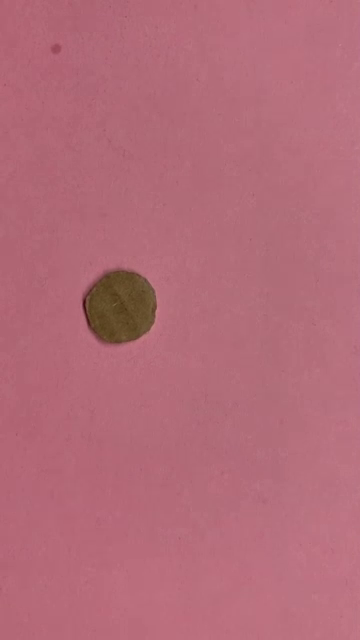
#> input picture frame 19 of Python/images/Meanshift_CamShift.mp4, 360 x 640 px, given in place of vtest.avi, which was not available
$ python main.py
#> lines starting #> are read from the running program, lines starting #| are printed output that depends on the picture; pictures that were not available may be replaced by others from this repository, and a replacement may not be noted
# OpenCv版本：opencv-python 4.6.0.66
# 内容：OpenCV中的稠密光流
# 博客：http://www.bilibili996.com/Course?id=6af89dda880846cca6da479b654d68d0
# 作者：高仁宝
# 时间：2023.11

# OpenCV-Python-Tutorial-中文版.pdf P235

import cv2
import numpy as np

cap = cv2.VideoCapture("../images/vtest.avi")
ret, frame1 = cap.read()
#> frame1 is the input picture: shape (640, 360, 3); mean B, G, R 120, 107, 178.6

prvs = cv2.cvtColor(frame1, cv2.COLOR_BGR2GRAY)
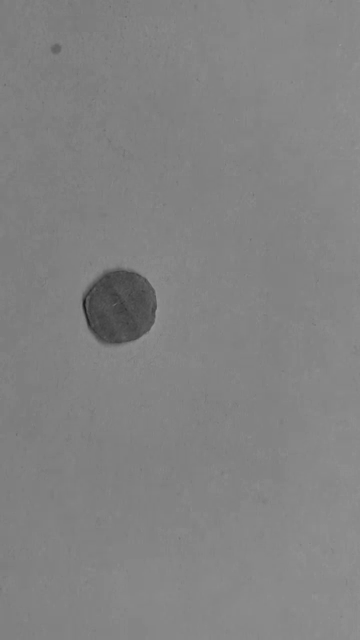
#> prvs: shape (640, 360); min 25, max 150, mean 130.1
hsv = np.zeros_like(frame1)
hsv[..., 1] = 255

cv2.imshow('hsv', hsv)
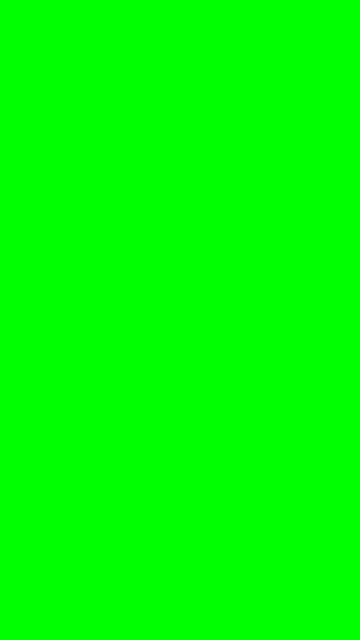
#> window 'hsv': shape (640, 360, 3); mean B, G, R 0, 255, 0
cv2.waitKey(0)


while True:
    ret, frame2 = cap.read()
    next = cv2.cvtColor(frame2, cv2.COLOR_BGR2GRAY)
    flow = cv2.calcOpticalFlowFarneback(prvs, next, None, 0.5, 3, 15, 3, 5, 1.2, 0)
    mag, ang = cv2.cartToPolar(flow[..., 0], flow[..., 1])
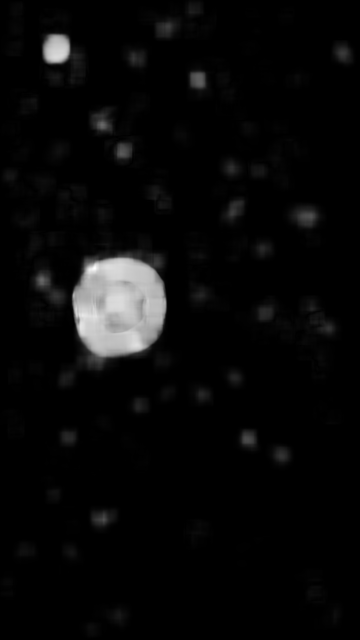
#> mag: shape (640, 360) float32; min 2.4e-18, max 1.77, mean 0.0641; drawn with min black and max white
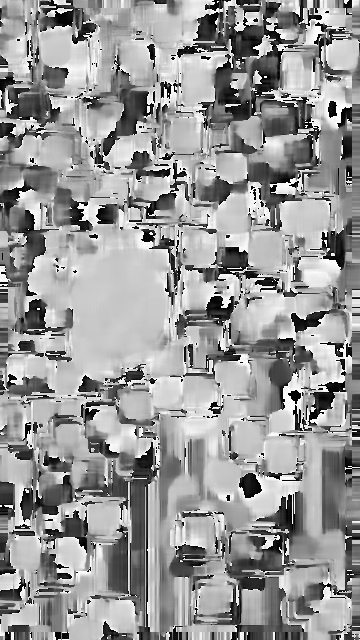
#> ang: shape (640, 360) float32; min 8.7e-06, max 6.28, mean 3.76; drawn with min black and max white
    hsv[..., 0] = ang * 180 / np.pi / 2
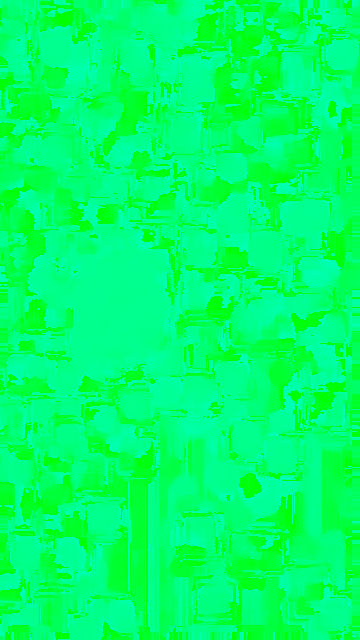
#> hsv: shape (640, 360, 3); mean of channels 0, 1, 2 107.2, 255, 0; drawn as B, G, R
    hsv[..., 2] = cv2.normalize(mag, None, 0, 255, cv2.NORM_MINMAX)
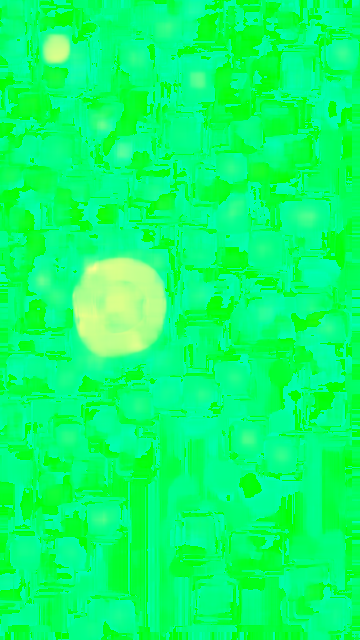
#> hsv: shape (640, 360, 3); mean of channels 0, 1, 2 107.2, 255, 9; drawn as B, G, R
    bgr = cv2.cvtColor(hsv, cv2.COLOR_HSV2BGR)
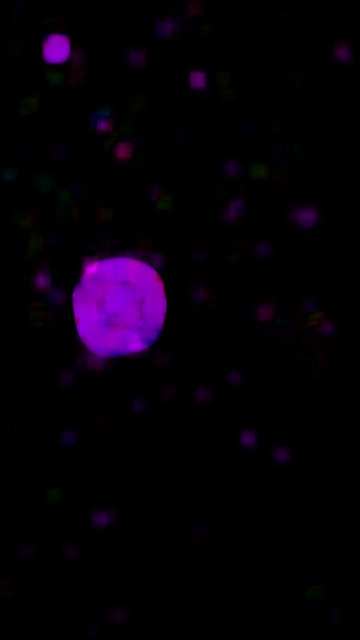
#> bgr: shape (640, 360, 3); mean B, G, R 8.6, 0.3, 6.3

    cv2.imshow('frame2', frame2)
    cv2.imshow('flow', bgr)
    k = cv2.waitKey(1) & 0xff
#> (key Esc is pressed here)
    if k == 27:
        break
    prvs = next

cap.release()
cv2.destroyAllWindows()

$ run again, starting later in the video
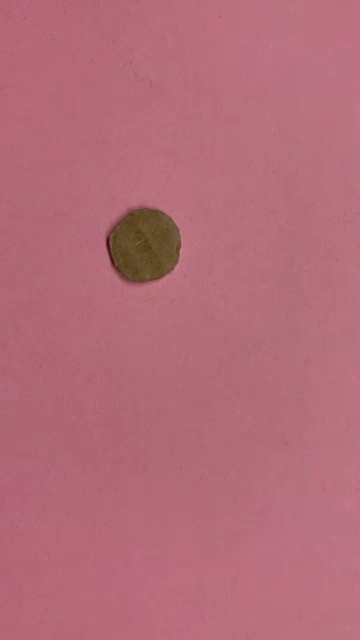
#> input picture frame 89 of Python/images/Meanshift_CamShift.mp4, 360 x 640 px, given in place of vtest.avi, which was not available
#> frame1 is the input picture: shape (640, 360, 3); mean B, G, R 120.3, 107.5, 179.3
#> `hsv[..., 2] = cv2.normalize(mag, None, 0, 255, cv2.NORM_MINMAX)`:
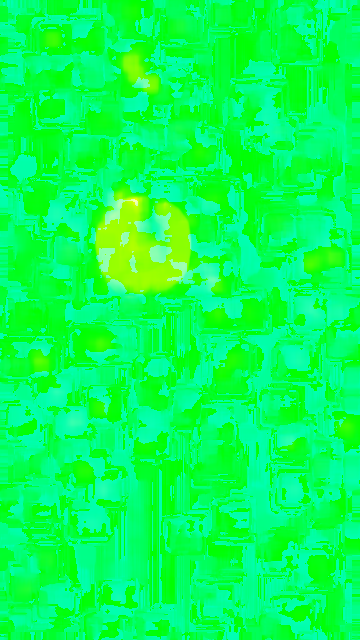
#> hsv: shape (640, 360, 3); mean of channels 0, 1, 2 86.2, 255, 6.8; drawn as B, G, R
#> `bgr = cv2.cvtColor(hsv, cv2.COLOR_HSV2BGR)`:
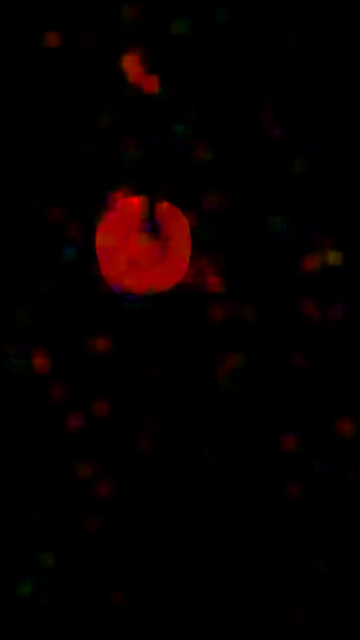
#> bgr: shape (640, 360, 3); mean B, G, R 0.3, 0.5, 6.6

$ run again, starting later in the video
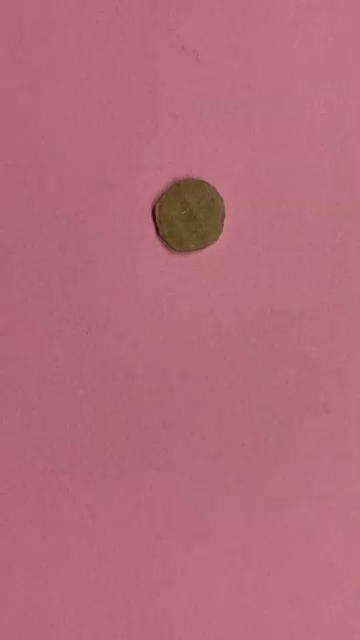
#> input picture frame 158 of Python/images/Meanshift_CamShift.mp4, 360 x 640 px, given in place of vtest.avi, which was not available
#> frame1 is the input picture: shape (640, 360, 3); mean B, G, R 120.4, 107.6, 179.3
#> `hsv[..., 2] = cv2.normalize(mag, None, 0, 255, cv2.NORM_MINMAX)`:
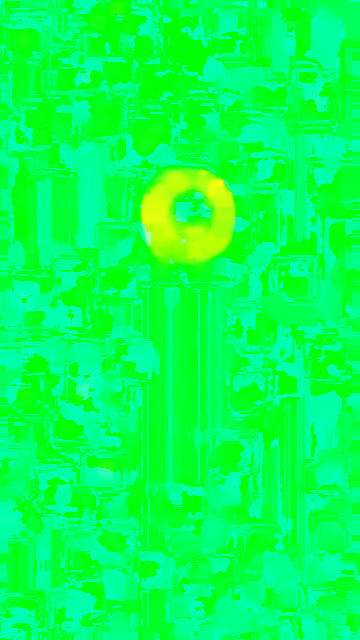
#> hsv: shape (640, 360, 3); mean of channels 0, 1, 2 83.3, 255, 5.2; drawn as B, G, R
#> `bgr = cv2.cvtColor(hsv, cv2.COLOR_HSV2BGR)`:
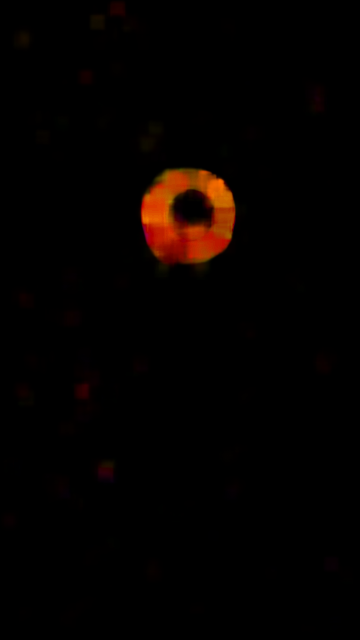
#> bgr: shape (640, 360, 3); mean B, G, R 0.1, 1.5, 5.2
